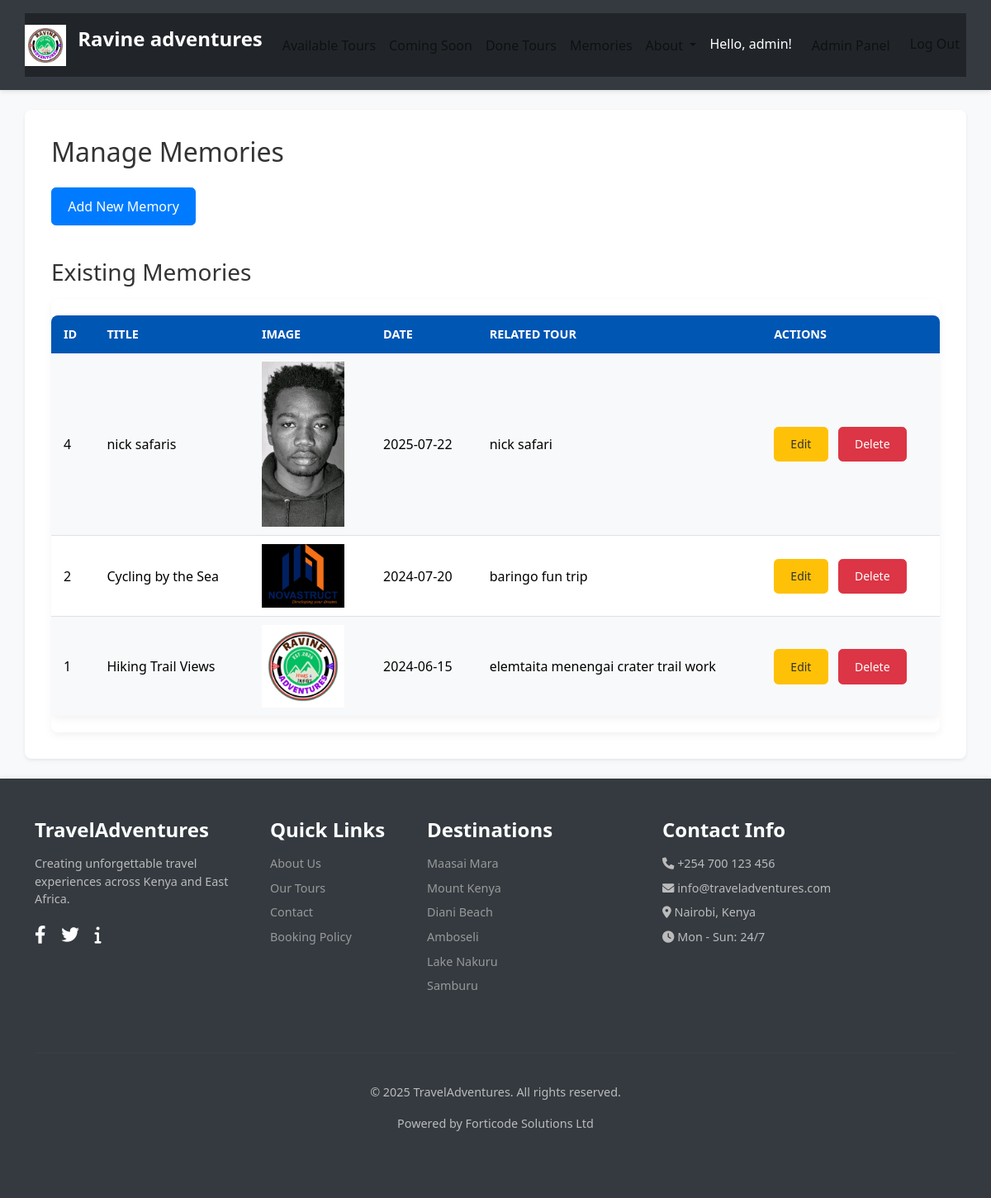
The page /admin/memories (signed in) on the database its author committed.
### tables this page shows
CREATE TABLE users (
    id INTEGER PRIMARY KEY AUTOINCREMENT,
    username TEXT UNIQUE NOT NULL,
    email TEXT UNIQUE NOT NULL,
    password TEXT NOT NULL,
    is_admin INTEGER DEFAULT 0
);

CREATE TABLE memories (
    id INTEGER PRIMARY KEY AUTOINCREMENT,
    title TEXT NOT NULL,
    description TEXT,
    image_filename TEXT NOT NULL,
    tour_id INTEGER,
    memory_date TEXT NOT NULL,
    FOREIGN KEY (tour_id) REFERENCES tours (id)
);

CREATE TABLE tours (
    id INTEGER PRIMARY KEY AUTOINCREMENT,
    name TEXT NOT NULL,
    description TEXT,
    price REAL NOT NULL,
    date TEXT NOT NULL,
    max_participants INTEGER NOT NULL,
    current_participants INTEGER DEFAULT 0,
    status TEXT DEFAULT 'available'
);

### app.py (the view, shortened to what this page needs)
    @app.route('/admin/memories', methods=('GET', 'POST'))
    @admin_required
    def manage_memories():
        db = get_db()
        memories_list = db.execute("SELECT m.*, t.name AS tour_name FROM memories m LEFT JOIN tours t ON m.tour_id = t.id ORDER BY memory_date DESC").fetchall()
        tours_list = db.execute("SELECT id, name FROM tours ORDER BY name ASC").fetchall()
        return render_template('admin/edit_memory.html', memories=memories_list, tours=tours_list)

### database.py (called while the page is built)
def get_db():
    if 'db' not in g:
        g.db = sqlite3.connect(
            current_app.config['DATABASE'],
            detect_types=sqlite3.PARSE_DECLTYPES
        )
        g.db.row_factory = sqlite3.Row # Returns rows that behave like dicts
    return g.db

### templates/admin/edit_memory.html (shortened to what this page needs)
{% extends 'base.html' %} {% block title %}Manage Memories - Admin{% endblock %} {% block content %}
<h2 class="mb-4">Manage Memories</h2>
<button class="btn btn-primary mb-3" type="button" data-bs-toggle="collapse" data-bs-target="#addMemoryForm" aria-expanded="false" aria-controls="addMemoryForm">
        Add New Memory
    </button>
<h3 class="mt-4 mb-3">Existing Memories</h3>
{% if memories %}
<div class="table-responsive">
    <table class="table table-striped table-hover">
        <thead>
            <tr>
                <th>ID</th>
                <th>Title</th>
                <th>Image</th>
                <th>Date</th>
                <th>Related Tour</th>
                <th>Actions</th>
            </tr>
        </thead>
        <tbody>
            {% for memory in memories %}
            <tr>
                <td>{{ memory.id }}</td>
                <td>{{ memory.title }}</td>
                <td>
                    {% if memory.image_filename %}
                    <img src="{{ url_for('static', filename='images/' + memory.image_filename) }}" alt="{{ memory.title }}" style="width: 100px; height: auto;"> {% else %} No Image {% endif %}
                </td>
                <td>{{ memory.memory_date }}</td>
                <td>{{ memory.tour_name if memory.tour_name else 'N/A' }}</td>
                <td>
                    <button type="button" class="btn btn-sm btn-warning me-2" data-bs-toggle="modal" data-bs-target="#editMemoryModal{{ memory.id }}">
                                    Edit
                                </button>
                    <form action="{{ url_for('delete_memory', memory_id=memory.id) }}" method="GET" class="d-inline">
                        <button type="submit" class="btn btn-sm btn-danger" onclick="return confirm('Are you sure you want to delete this memory? This will also delete the image file.');">
                                        Delete
                                    </button>
                    </form>
                </td>
            </tr>
            {% endfor %}
        </tbody>
    </table>
</div>
{% else %}
<p class="alert alert-info">No memories created yet.</p>
{% endif %} {% endblock %}

### templates/base.html (shortened to what this page needs)
<!DOCTYPE html>
<html lang="en">
<head>
    <link href="https://cdn.jsdelivr.net/npm/bootstrap@5.3.3/dist/css/bootstrap.min.css" rel="stylesheet">
    <link rel="stylesheet" href="https://cdnjs.cloudflare.com/ajax/libs/font-awesome/6.0.0-beta3/css/all.min.css">
    <link rel="stylesheet" href="{{ url_for('static', filename='css/style.css') }}">
</head>
<body>
    <header class="bg-dark text-white py-3">
        <nav class="navbar navbar-expand-lg navbar-dark bg-dark container">
            <a class="navbar-brand" href="{{ url_for('index') }}">
                <img src="{{ url_for('static', filename='images/logos.png') }}" alt="Tour Booking Logo" style="height: 50px; width: auto;" class="d-inline-block align-text-top me-2"> Ravine adventures
            </a>
            <div class="collapse navbar-collapse" id="navbarNav">
                <ul class="navbar-nav me-auto">
                    <li class="nav-item">
                        <a class="nav-link" href="{{ url_for('tours') }}">Available Tours</a>
                    </li>
                    <li class="nav-item">
                        <a class="nav-link" href="{{ url_for('coming_soon') }}">Coming Soon</a>
                    </li>
                    <li class="nav-item">
                        <a class="nav-link" href="{{ url_for('done_tours') }}">Done Tours</a>
                    </li>
                    <li class="nav-item">
                        <a class="nav-link" href="{{ url_for('memories') }}">Memories</a>
                    </li>
                    <li class="nav-item dropdown">
                        <a class="nav-link dropdown-toggle" href="#" id="navbarDropdown" role="button" data-bs-toggle="dropdown" aria-expanded="false">
                            About
                        </a>
                    </li>
                </ul>
                <ul class="navbar-nav ms-auto"> {% if g.user %}
                    <li class="nav-item">
                        <span class="nav-link text-white">Hello, {{ g.user.username }}!</span>
                    </li>
                    {% if g.user.is_admin == 1 %}
                    <li class="nav-item">
                        <a class="nav-link btn btn-outline-light btn-sm mx-2" href="{{ url_for('admin_dashboard') }}">Admin Panel</a>
                    </li>
                    {% endif %}
                    <li class="nav-item">
                        <a class="nav-link" href="{{ url_for('logout') }}">Log Out</a>
                    </li>
                    {% endif %}
                </ul>
            </div>
        </nav>
    </header>
    <div class="content-wrapper">
        <main class="container my-4">
             {% block content %}{% endblock %}
        </main>
    </div>
    <footer class="mt-auto py-5">
        <div class="container">
            <div class="row">
                <div class="col-md-3 col-sm-6 mb-4 footer-section travel-adventures">
                    <h4>TravelAdventures</h4>
                    <p>Creating unforgettable travel experiences across Kenya and East Africa.</p>
                    <div class="social-icons mt-3">
                        <a href="#" class="social-icon"><i class="fab fa-facebook-f"></i></a>
                        <a href="#" class="social-icon"><i class="fab fa-twitter"></i></a>
                        <a href="#" class="social-icon"><i class="fas fa-info"></i></a>
                    </div>
                </div>
                <div class="col-md-2 col-sm-6 mb-4 footer-section quick-links">
                    <h4>Quick Links</h4>
                    <ul class="list-unstyled">
                        <li><a href="{{ url_for('about_us') }}">About Us</a></li>
                        <li><a href="{{ url_for('tours') }}">Our Tours</a></li>
                        <li><a href="{{ url_for('contact') }}">Contact</a></li>
                        <li><a href="#">Booking Policy</a></li>
                    </ul>
                </div>
                <div class="col-md-3 col-sm-6 mb-4 footer-section destinations">
                    <h4>Destinations</h4>
                    <ul class="list-unstyled">
                        <li><a href="#">Maasai Mara</a></li>
                        <li><a href="#">Mount Kenya</a></li>
                        <li><a href="#">Diani Beach</a></li>
                        <li><a href="#">Amboseli</a></li>
                        <li><a href="#">Lake Nakuru</a></li>
                        <li><a href="#">Samburu</a></li>
                    </ul>
                </div>
                <div class="col-md-4 col-sm-6 mb-4 footer-section contact-info">
                    <h4>Contact Info</h4>
                    <ul class="list-unstyled">
                        <li><i class="fas fa-phone"></i> +254 700 123 456</li>
                        <li><i class="fas fa-envelope"></i> info@traveladventures.com</li>
                        <li><i class="fas fa-map-marker-alt"></i> Nairobi, Kenya</li>
                        <li><i class="fas fa-clock"></i> Mon - Sun: 24/7</li>
                    </ul>
                </div>
            </div>
            <hr class="footer-divider">
            <div class="row">
                <div class="col-12 text-center py-3">
                    <p>&copy; {{ moment().format('YYYY') if moment else '2025' }} TravelAdventures. All rights reserved.</p>
                    <p>Powered by Forticode Solutions Ltd</p>
                </div>
            </div>
        </div>
    </footer>
</body>
</html>

### static/css/style.css (style rules this page uses)
:root { --primary-color: #007bff; --secondary-color: #6c757d; --accent-color: #28a745; --warning-color: #ffc107; --danger-color: #dc3545; --info-color: #17a2b8; --light-bg: #f8f9fa; --dark-bg: #343a40; --text-dark: #333; --text-light: #fff; --border-color: #dee2e6; --admin-primary: #0056b3; --admin-secondary: #495057; --admin-dark: #212529; --admin-light: #e9ecef; }
body { font-family: 'Segoe UI', Roboto, 'Helvetica Neue', Arial, sans-serif; background-color: var(--light-bg); color: var(--text-dark); min-height: 100vh; margin: 0; padding: 0; background-image: none; background-size: auto; background-repeat: initial; background-attachment: initial; background-position: initial; display: flex; flex-direction: column; }
main.container { flex: 1; background-color: var(--text-light); padding: 2rem; border-radius: 0.5rem; box-shadow: 0 0.125rem 0.25rem rgba(0, 0, 0, 0.075); margin-top: 20px; margin-bottom: 20px; }
header.bg-dark { background-color: var(--dark-bg) !important; box-shadow: 0 2px 5px rgba(0, 0, 0, 0.1); }
.navbar-brand { font-weight: 700; font-size: 1.5rem; color: var(--text-light); }
.navbar-nav .nav-link { color: rgba(10, 10, 10, 0.75); font-weight: 500; transition: color 0.3s ease; }
footer { background-color: var(--dark-bg); color: #bbb; padding: 40px 0 20px; font-size: 0.9em; box-shadow: 0 -2px 5px rgba(0, 0, 0, 0.05); margin-top: auto; }
footer h4 { color: var(--text-light); margin-bottom: 15px; font-weight: 600; }
footer .list-unstyled li { margin-bottom: 8px; }
footer .list-unstyled a { color: #999; text-decoration: none; transition: color 0.3s ease; }
footer .footer-divider { border-color: rgba(255, 255, 255, 0.1); margin-top: 30px; margin-bottom: 20px; }
footer .social-icons a { color: var(--text-light); font-size: 1.5em; margin-right: 15px; transition: color 0.3s ease; }
.table { --bs-table-bg: #fff; --bs-table-striped-bg: var(--light-bg); --bs-table-hover-bg: #e9ecef; border-collapse: separate; border-spacing: 0; border-radius: 8px; overflow: hidden; margin-top: 20px; margin-bottom: 20px; box-shadow: 0 4px 10px rgba(0, 0, 0, 0.05); }
.table thead th { background-color: var(--admin-primary); color: white; border-bottom: none; padding: 12px 15px; font-weight: 600; text-transform: uppercase; font-size: 0.9em; }
.table tbody tr { transition: background-color 0.2s ease-in-out; }
.table tbody tr:last-child td { border-bottom: none; }
.table td, .table th { padding: 10px 15px; vertical-align: middle; border-color: var(--border-color); }
.table-responsive { border-radius: 8px; overflow-x: auto; box-shadow: 0 4px 10px rgba(0, 0, 0, 0.05); }
.mb-3 { margin-bottom: 1rem !important; }
.btn { transition: all 0.2s ease-in-out; border-radius: 0.35rem; font-weight: 500; padding: 0.6rem 1.2rem; }
.btn-primary { background-color: var(--primary-color); border-color: var(--primary-color); }
.btn-warning { background-color: var(--warning-color); border-color: var(--warning-color); color: #333; }
.btn-danger { background-color: var(--danger-color); border-color: var(--danger-color); }

### rows shown on the page
users: user.username "admin"
memories: id "4", title "nick safaris", image_filename (picture), memory_date "2025-07-22", name "nick safari"
memories: id "2", title "Cycling by the Sea", image_filename (picture), memory_date "2024-07-20", name "baringo fun trip"
memories: id "1", title "Hiking Trail Views", image_filename (picture), memory_date "2024-06-15", name "elemtaita menengai crater trail work"

### other values the page prints
{{ moment().format('YYYY') if moment else '2025' }} "2025"
